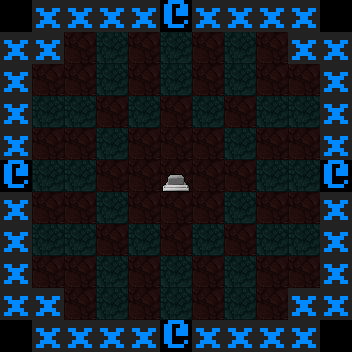

This game map was drawn from its Tiled (.tmx) file and the tilesets committed beside it. A one-line description and the full map source follow:
An orthogonal 11x11 tile map with 32x32 px tiles, 3 tile layers (Tile Layer, Feature Layer, Tag Layer), 2 tilesets.

<map version="2017.05.26" orientation="orthogonal" renderorder="right-down" width="11" height="11" tilewidth="32" tileheight="32" backgroundcolor="#000000" nextobjectid="1">
 <properties>
  <property name="orient" value="float" />
  <property name="tags" value="temple_overflow_1 decor transparent" />
  <property name="weight" value="5" />
 </properties>
 <tileset firstgid="1" source="../tilesets/features.tsx" />
 <tileset firstgid="205" source="../tilesets/basic.tsx" />
 <layer name="Tile Layer" width="11" height="11">
  <data encoding="csv">
0,206,206,206,206,208,206,206,206,206,0,
206,206,282,281,282,281,282,281,282,206,206,
206,282,282,281,282,281,282,281,282,282,206,
206,281,281,282,281,282,281,282,281,281,206,
206,282,282,281,282,282,282,281,282,282,206,
208,281,281,282,282,282,282,282,281,281,208,
206,282,282,281,282,282,282,281,282,282,206,
206,281,281,282,281,282,281,282,281,281,206,
206,282,282,281,282,281,282,281,282,282,206,
206,206,282,281,282,281,282,281,282,206,206,
0,206,206,206,206,208,206,206,206,206,0
</data>
 </layer>
 <layer name="Feature Layer" width="11" height="11">
  <data encoding="csv">
0,0,0,0,0,0,0,0,0,0,0,
0,0,0,0,0,0,0,0,0,0,0,
0,0,0,0,0,0,0,0,0,0,0,
0,0,0,0,0,0,0,0,0,0,0,
0,0,0,0,0,0,0,0,0,0,0,
0,0,0,0,0,37,0,0,0,0,0,
0,0,0,0,0,0,0,0,0,0,0,
0,0,0,0,0,0,0,0,0,0,0,
0,0,0,0,0,0,0,0,0,0,0,
0,0,0,0,0,0,0,0,0,0,0,
0,0,0,0,0,0,0,0,0,0,0
</data>
 </layer>
 <layer name="Tag Layer" width="11" height="11">
  <data encoding="csv">
0,0,0,0,0,0,0,0,0,0,0,
0,0,0,0,0,0,0,0,0,0,0,
0,0,0,0,0,0,0,0,0,0,0,
0,0,0,0,0,0,0,0,0,0,0,
0,0,0,0,0,0,0,0,0,0,0,
0,0,0,0,0,0,0,0,0,0,0,
0,0,0,0,0,0,0,0,0,0,0,
0,0,0,0,0,0,0,0,0,0,0,
0,0,0,0,0,0,0,0,0,0,0,
0,0,0,0,0,0,0,0,0,0,0,
0,0,0,0,0,0,0,0,0,0,0
</data>
 </layer>
 <objectgroup name="Scripting Layer" />
</map>
